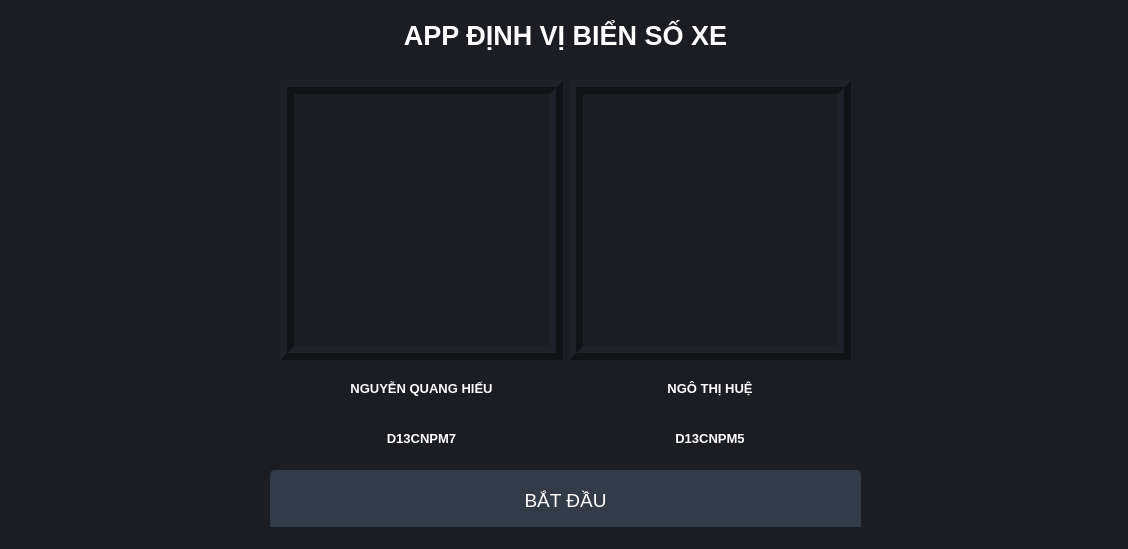
<?xml version="1.0" encoding="UTF-8"?>
<ui version="4.0">
 <class>MainWindow</class>
 <widget class="QMainWindow" name="MainWindow">
  <property name="geometry">
   <rect>
    <x>0</x>
    <y>0</y>
    <width>1128</width>
    <height>549</height>
   </rect>
  </property>
  <property name="windowTitle">
   <string>MainWindow</string>
  </property>
  <property name="styleSheet">
   <string notr="true">background-color: rgb(27, 29, 35); color:white</string>
  </property>
  <widget class="QWidget" name="centralwidget">
   <widget class="QPushButton" name="btnBatDau">
    <property name="geometry">
     <rect>
      <x>270</x>
      <y>470</y>
      <width>591</width>
      <height>61</height>
     </rect>
    </property>
    <property name="font">
     <font>
      <pointsize>14</pointsize>
     </font>
    </property>
    <property name="styleSheet">
     <string notr="true">QPushButton {
	border: 2px solid rgb(52, 59, 72);
	border-radius: 5px;	
	background-color: rgb(52, 59, 72);
}
QPushButton:hover {
	background-color: rgb(57, 65, 80);
	border: 2px solid rgb(61, 70, 86);
}
QPushButton:pressed {	
	background-color: rgb(35, 40, 49);
	border: 2px solid rgb(43, 50, 61);
}</string>
    </property>
    <property name="text">
     <string>BẮT ĐẦU</string>
    </property>
   </widget>
   <widget class="QLabel" name="labelBoxBlenderInstalation">
    <property name="geometry">
     <rect>
      <x>280</x>
      <y>20</y>
      <width>571</width>
      <height>31</height>
     </rect>
    </property>
    <property name="font">
     <font>
      <family>Segoe UI</family>
      <pointsize>20</pointsize>
      <weight>75</weight>
      <bold>true</bold>
     </font>
    </property>
    <property name="styleSheet">
     <string notr="true"/>
    </property>
    <property name="text">
     <string>APP ĐỊNH VỊ BIỂN SỐ XE</string>
    </property>
    <property name="alignment">
     <set>Qt::AlignCenter</set>
    </property>
   </widget>
   <widget class="QWidget" name="horizontalLayoutWidget">
    <property name="geometry">
     <rect>
      <x>280</x>
      <y>80</y>
      <width>571</width>
      <height>381</height>
     </rect>
    </property>
    <layout class="QHBoxLayout" name="horizontalLayout">
     <item>
      <layout class="QVBoxLayout" name="verticalLayout_2">
       <property name="sizeConstraint">
        <enum>QLayout::SetNoConstraint</enum>
       </property>
       <item>
        <widget class="QLabel" name="imgImageMode_2">
         <property name="sizePolicy">
          <sizepolicy hsizetype="Preferred" vsizetype="Preferred">
           <horstretch>0</horstretch>
           <verstretch>100</verstretch>
          </sizepolicy>
         </property>
         <property name="frameShape">
          <enum>QFrame::Box</enum>
         </property>
         <property name="frameShadow">
          <enum>QFrame::Raised</enum>
         </property>
         <property name="lineWidth">
          <number>7</number>
         </property>
         <property name="text">
          <string/>
         </property>
        </widget>
       </item>
       <item>
        <widget class="QLabel" name="labelBoxBlenderInstalation_7">
         <property name="sizePolicy">
          <sizepolicy hsizetype="Preferred" vsizetype="Preferred">
           <horstretch>0</horstretch>
           <verstretch>16</verstretch>
          </sizepolicy>
         </property>
         <property name="font">
          <font>
           <family>Segoe UI</family>
           <pointsize>10</pointsize>
           <weight>75</weight>
           <bold>true</bold>
          </font>
         </property>
         <property name="styleSheet">
          <string notr="true"/>
         </property>
         <property name="text">
          <string>NGUYỄN QUANG HIẾU</string>
         </property>
         <property name="alignment">
          <set>Qt::AlignCenter</set>
         </property>
        </widget>
       </item>
       <item>
        <widget class="QLabel" name="labelBoxBlenderInstalation_8">
         <property name="sizePolicy">
          <sizepolicy hsizetype="Preferred" vsizetype="Preferred">
           <horstretch>0</horstretch>
           <verstretch>16</verstretch>
          </sizepolicy>
         </property>
         <property name="font">
          <font>
           <family>Segoe UI</family>
           <pointsize>10</pointsize>
           <weight>75</weight>
           <bold>true</bold>
          </font>
         </property>
         <property name="styleSheet">
          <string notr="true"/>
         </property>
         <property name="text">
          <string>D13CNPM7</string>
         </property>
         <property name="alignment">
          <set>Qt::AlignCenter</set>
         </property>
        </widget>
       </item>
      </layout>
     </item>
     <item>
      <layout class="QVBoxLayout" name="verticalLayout">
       <property name="sizeConstraint">
        <enum>QLayout::SetNoConstraint</enum>
       </property>
       <item>
        <widget class="QLabel" name="imgImageMode">
         <property name="sizePolicy">
          <sizepolicy hsizetype="Preferred" vsizetype="Preferred">
           <horstretch>0</horstretch>
           <verstretch>100</verstretch>
          </sizepolicy>
         </property>
         <property name="frameShape">
          <enum>QFrame::Box</enum>
         </property>
         <property name="frameShadow">
          <enum>QFrame::Raised</enum>
         </property>
         <property name="lineWidth">
          <number>7</number>
         </property>
         <property name="text">
          <string/>
         </property>
        </widget>
       </item>
       <item>
        <widget class="QLabel" name="labelBoxBlenderInstalation_5">
         <property name="sizePolicy">
          <sizepolicy hsizetype="Preferred" vsizetype="Preferred">
           <horstretch>0</horstretch>
           <verstretch>16</verstretch>
          </sizepolicy>
         </property>
         <property name="font">
          <font>
           <family>Segoe UI</family>
           <pointsize>10</pointsize>
           <weight>75</weight>
           <bold>true</bold>
          </font>
         </property>
         <property name="styleSheet">
          <string notr="true"/>
         </property>
         <property name="text">
          <string>NGÔ THỊ HUỆ</string>
         </property>
         <property name="alignment">
          <set>Qt::AlignCenter</set>
         </property>
        </widget>
       </item>
       <item>
        <widget class="QLabel" name="labelBoxBlenderInstalation_6">
         <property name="sizePolicy">
          <sizepolicy hsizetype="Preferred" vsizetype="Preferred">
           <horstretch>0</horstretch>
           <verstretch>16</verstretch>
          </sizepolicy>
         </property>
         <property name="font">
          <font>
           <family>Segoe UI</family>
           <pointsize>10</pointsize>
           <weight>75</weight>
           <bold>true</bold>
          </font>
         </property>
         <property name="styleSheet">
          <string notr="true"/>
         </property>
         <property name="text">
          <string>D13CNPM5</string>
         </property>
         <property name="alignment">
          <set>Qt::AlignCenter</set>
         </property>
        </widget>
       </item>
      </layout>
     </item>
    </layout>
   </widget>
  </widget>
  <widget class="QStatusBar" name="statusbar"/>
 </widget>
 <resources/>
 <connections/>
</ui>
